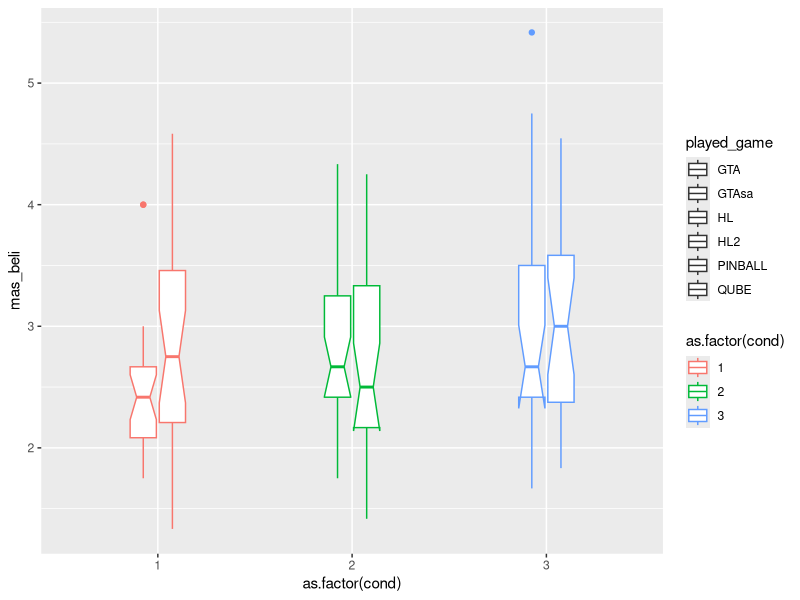
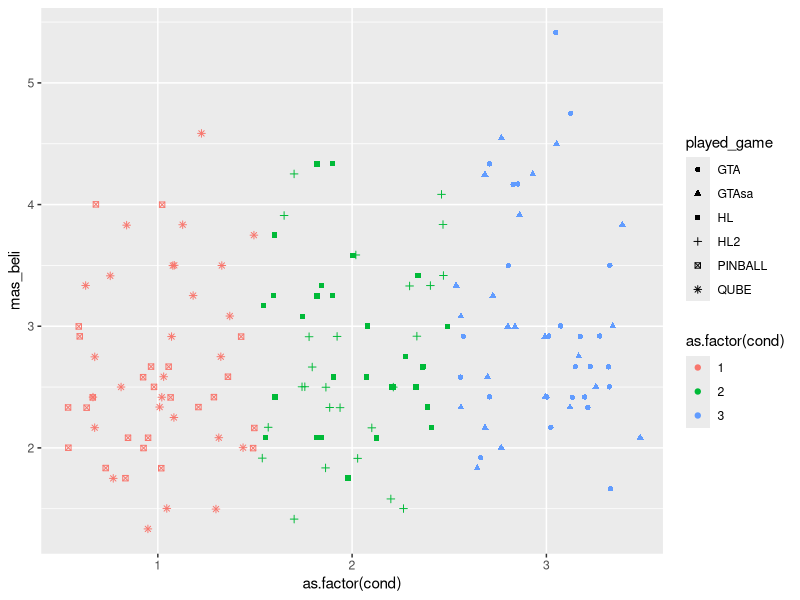
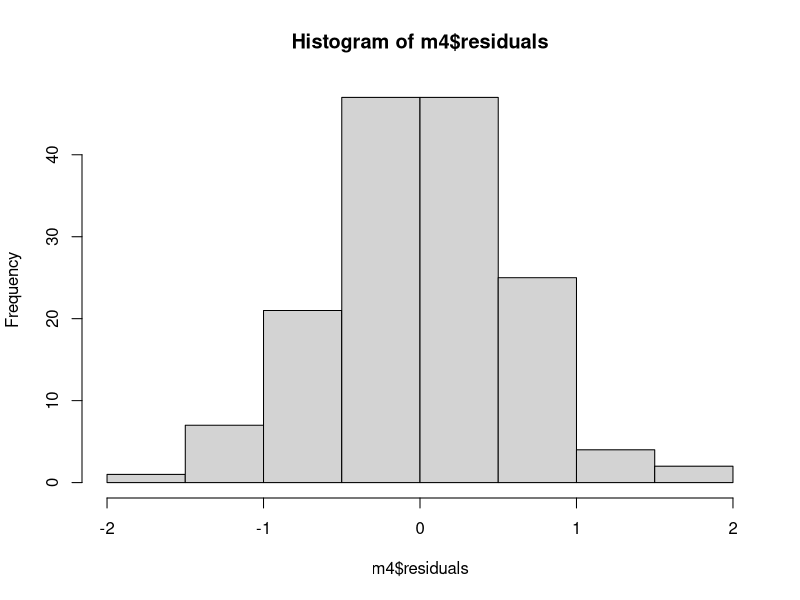
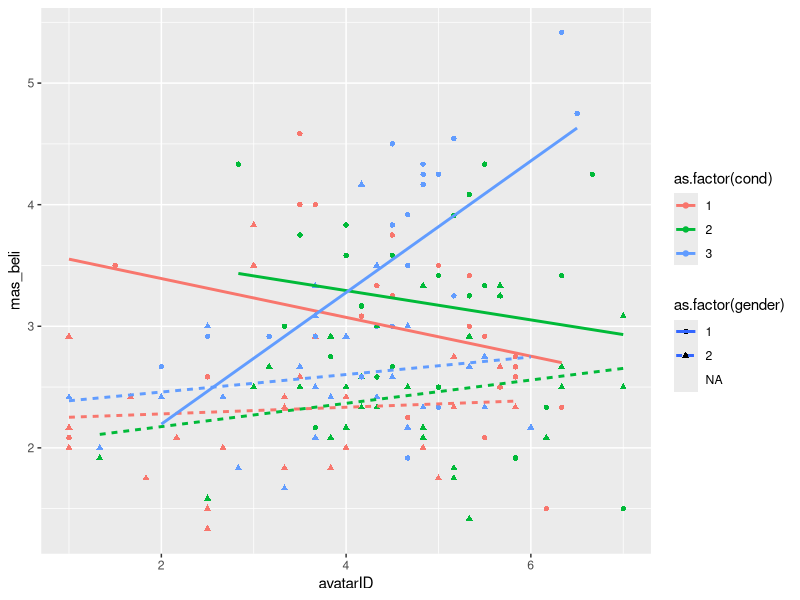
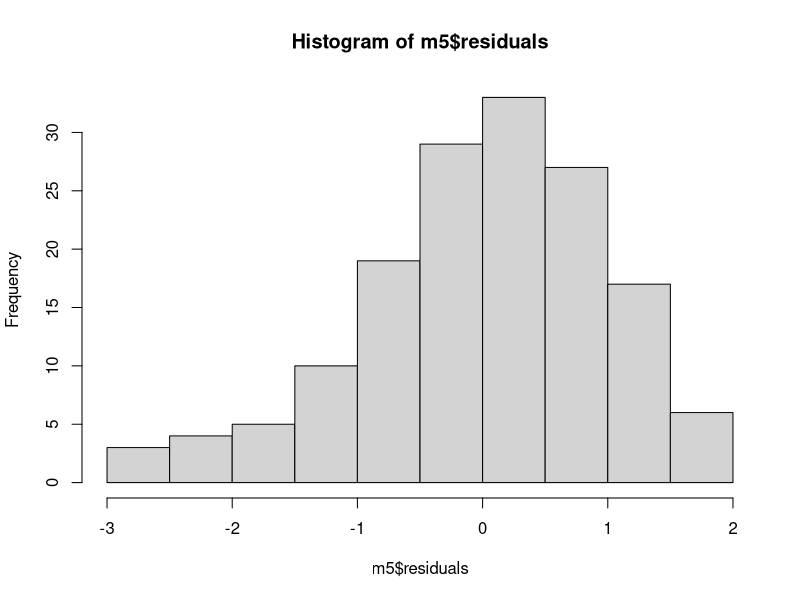
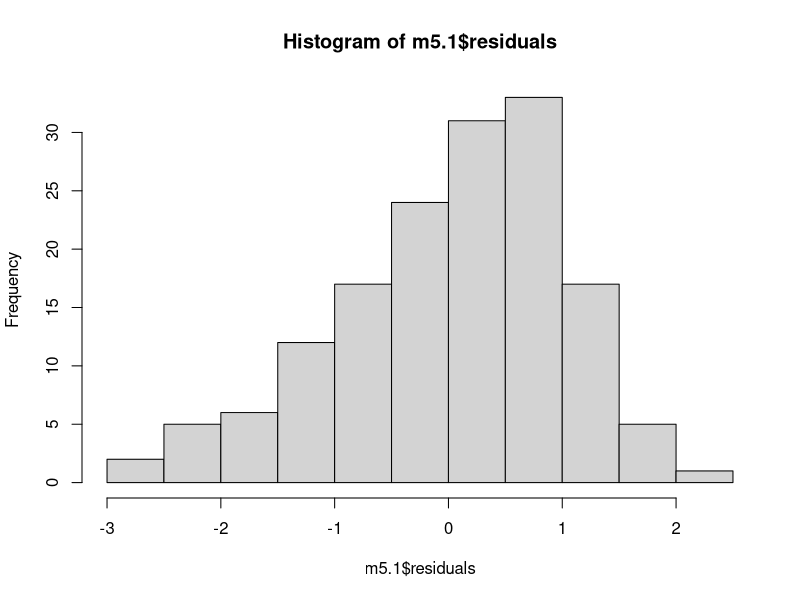
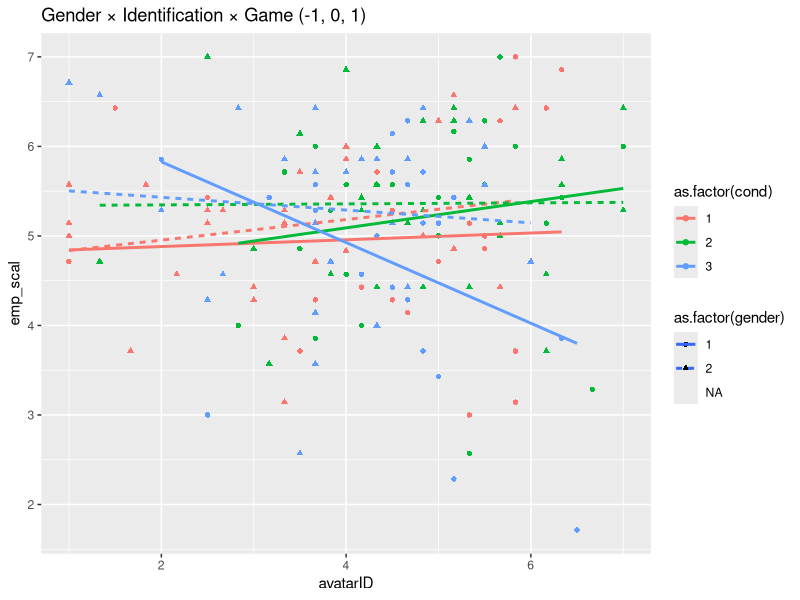
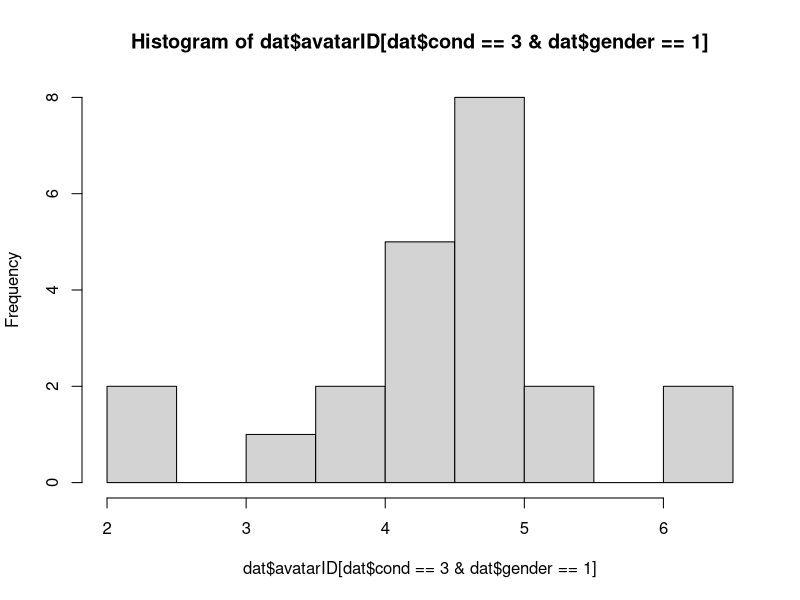

The R source for these figures, in order: (Note: this script raises an error after producing the figures.)
# re-analysis of Gabbiadini et al. 2016
library(psych)
library(dplyr)
library(magrittr)
library(ggplot2)
library(lavaan)
library(car)

dat = read.csv("data_set_PLOS.csv")
table(dat$played_game, dat$condition, useNA = 'always')
table(dat$played_game, dat$cond, useNA = 'always')

# Experimental assignment
dat %>% 
  select(played_game:cond) %>% 
  distinct

# Avatar identification
dat %>% 
  select(avatar_id_embodied_presence1:avatar_id_char_empathy4) %>% 
  glimpse

# Masculine beliefs
dat %>% 
  select(MRNI1_aggr:MRNI15_restremotionality) %>% 
  glimpse

# Do these really belong together -- "demonstrate physical prowess" v 
# "use any means to 'convince' a girl to have sex"
dat %>% 
  select(MRNI1_aggr:MRNI15_restremotionality) %>% 
  psych::alpha()
# I guess so.  

# Empathy for victim?
dat %>% 
  select(Empathy_comprensione:Empathy_disinteresseR) %>% 
  glimpse

# Game rating. Was there a Game_rating_involvement1?
dat %>% 
  select(game_rating_involvement2_eccitante:game_rating_involvement3_coinvolgente) %>% 
  glimpse


# Analysis ---
# Effects of game on empathy towards women -- zilch ----
# I'm guessing "emp_scal" is their outcome -- empathy towards female violence victim
dat %>% 
  select(Empathy_comprensione:Empathy_disinteresse) %>% 
  psych::alpha(check.keys = T)

dat %>% 
  select(Empathy_comprensione:Empathy_disinteresse, emp_scal) %>% 
  cor(use = "pairwise") %>% 
  round(3)

m1 = aov(emp_scal ~ as.factor(condition), data = dat)
summary(m1)
TukeyHSD(m1) 

m1.1 = lm(emp_scal ~ cond, data = dat)
summary(m1.1)

tapply(dat$emp_scal, dat$cond, mean, na.rm = T)

# Moderated by gender?
m1.2 = lm(emp_scal ~ condition * as.factor(gender), data = dat)
summary(m1.2)
Anova(m1.2, type = 3) # No

# Get means by gender
tapply(dat$emp_scal, INDEX = list(dat$condition, dat$gender), FUN = mean, na.rm = T)
aov(emp_scal ~ condition, data = dat[dat$gender == 1,]) %>% TukeyHSD()
# No differences even among men

# Effects of game on masculine beliefs ----
# ANOVA
m2 = aov(mas_beli ~ condition, data = dat)
summary(m2)
TukeyHSD(m2) # GTA differs from nonviolent, p = .03

# Linear contrast
m2.1 = lm(mas_beli ~ cond, data = dat)
summary(m2.1)

ggplot(dat, aes(x = as.factor(cond), y = mas_beli, 
                col = as.factor(cond), shape = played_game)) +
  geom_boxplot(width = .3, notch = T)

ggplot(dat, aes(x = as.factor(cond), y = mas_beli, 
                col = as.factor(cond), shape = played_game)) +
  geom_point(position = position_jitter(width = .5))

# Identification with game character ----
# Greatest identification in half-life
m3 = aov(avatarID ~ condition, data = dat)
summary(m3)
TukeyHSD(m3) # HL is greater than GTA, greater than Qube/pinball

# compare to total scale
m3.1 = aov(avatar_id ~ condition, data = dat)
summary(m3.1)
TukeyHSD(m3.1) # HL is greater than GTA, greater than Qube/pinball

# Our predicted 3-way interaction between game, gender, and identification ---
m4 = lm(mas_beli ~ condition*as.factor(gender)*avatarID, data = dat)
summary(m4)
hist(m4$residuals)

ggplot(dat, aes(x = avatarID, y = mas_beli, col = as.factor(cond), 
                lty = as.factor(gender), shape = as.factor(gender))) +
  geom_point() + 
  geom_smooth(method = "lm", se = F)

# Does that 3-way interaction generalize to the primary outcome? ---
m5 = lm(emp_scal ~ as.factor(cond)*as.factor(gender)*avatarID, data = dat)
summary(m5) # No it does not
hist(m5$residuals)
Anova(m5, type = 3)

# Ordinal code?
m5.1 = lm(emp_scal ~ cond*as.factor(gender)*avatarID, data = dat)
summary(m5.1) # Still the answer is no
hist(m5.1$residuals)
Anova(m5.1, type = 3)

ggplot(dat, aes(x = avatarID, y = emp_scal, col = as.factor(cond), 
                lty = as.factor(gender), shape = as.factor(gender))) +
  geom_point() + 
  geom_smooth(method = 'lm', se = F) +
  ggtitle("Gender × Identification × Game (-1, 0, 1)")

# Kinda? But not significantly so.

# So just how many highly-identified violent male gamers are there?
hist(dat$avatarID[dat$cond == 3 & dat$gender == 1], breaks = 7)
sum(dat$avatarID[dat$cond == 3 & dat$gender == 1] > 4) # about 17
length(dat$avatarID[dat$cond == 3 & dat$gender == 1]) # out of 22

ggplot(dat, aes(x = mas_beli, y = emp_scal, col = as.factor(gender))) +
  geom_point() +
  geom_smooth(method = "lm")

# Were these two factors correlated in the control group? Yeah
dat %>% 
  filter(cond == 1) %>% 
  select(gender, mas_beli, emp_scal) %>% 
  cor(use = 'pairwise') %>% 
  round(3)

dat %>% 
  filter(cond == 1) %>% 
  ggplot(aes(x = mas_beli, y = emp_scal, col = as.factor(gender))) +
  geom_point() + 
  geom_smooth(method = "lm")

# Not sure if I'm contrast-coding this correctly
model.check = lm(emp_scal ~ mas_beli * C(as.factor(gender), "contr.treatment"), data = dat, subset = cond == 1)
summary(model.check)

# SEM ----
modelSEM = {
  "emp_scal ~ mas_beli
  mas_beli ~ cond101 + gend_con + avatad_IDcent +
              gender_codxcond101 + avatad_IDcentxgendercod + avatad_IDcentxcond101 +
              avatad_IDcentxgendercodxcond101"
}

model.sem = sem(modelSEM, data = dat)
summary(model.sem)



# How many have avatar_id > 4.29?
dat %>% 
  filter(condition == "GTA", gender == 1) %>% 
  select(avatarID)

dat %>% 
  filter(condition == "GTA", gender == 1) %>% 
  with(., hist(avatarID))

dat %>% 
  filter(condition == "GTA", gender == 1) %>% 
  with(., hist(avatarID, breaks = c(2, 3, 4, 4.2583, 5, 6, 7), freq = T))
abline(v = 4.2583, col = "red", lwd = 2)

dat %>% 
  filter(condition == "GTA", gender == 1) %>% 
  with(., table(avatarID > 4.2583))
  
# Why are avatar_id and avatarID different?
with(dat, plot(avatarID, avatar_id))

# avatarID seems to be the one used in the process model
with(dat, plot(avatarID, avatad_IDcent))

# Why do avatarID and avatar_id differ?
# AvatarID is just the "embodied presence" subscale of the identification measure
# Embodied presence subscale:
dat %>% 
  select(avatar_id_embodied_presence1:avatar_id_embodied_presence6) %>% 
  apply(1, FUN = mean) %T>% 
  plot(x = ., y = dat$avatarID, 
       main = "avatarID is embodied presence subscale",
       xlab = "subscale mean") %>%
  plot(x = ., y = dat$avatar_id,
       main = "avatar_id is not embodied presence subscale",
       xlab = "subscale mean") 

# Total measure mean:
dat %>% 
  select(avatar_id_embodied_presence1:avatar_id_char_empathy4) %>% 
  apply(1, FUN = mean) %T>% 
  plot(x = ., y = dat$avatarID, 
       main = "avatarID is not total measure mean",
       xlab = "Total measure mean") %>% 
  plot(x = ., y = dat$avatar_id, 
       main = "avatar_id is the total measure mean",
       xlab = "Total measure mean")  

# Are the means in table 2 avatarID or avatar_id?
tapply(dat$avatarID, dat$condition, FUN = mean) # matches
tapply(dat$avatar_id, dat$condition, FUN = mean) # does not match



# How about in GLM?
fit.x = lm(emp_scal ~ condition * as.factor(gend_con) * avatar_id, data = dat) 
summary(fit.x)

# Looking at models & plots within critical subset -----
# The critical region? Males w/ ID > 4.258
dat.crit = dat %>% 
  filter(avatarID > 4.2583, gend_con == 1) 

# Null results in total-sample GLM
m = lm(emp_scal ~ cond101*as.factor(gend_con)*avatarID, data = dat)
summary(m); Anova(m, type = 3)
# Null main effect in critical subsample GLM
m.crit = lm(emp_scal ~ cond101, data = dat.crit)
summary(m.crit); hist(m.crit$residuals)
# Significant interaction in critical subsample GLM
m.crit2 = lm(emp_scal ~ cond101*avatarID, data = dat.crit)
summary(m.crit2); hist(m.crit2$residuals)

# All subjects
ggplot(dat, aes(x = condition, y = emp_scal)) +
  geom_violin() +
  geom_boxplot(width = .2, notch = T) +
  ggtitle("All subjects")

# All males
dat %>% 
  filter(gend_con == 1) %>% 
  ggplot(aes(x = condition, y = emp_scal)) +
  geom_violin() +
  geom_boxplot(width = .2, notch = T) +
  ggtitle("All males")

# Critical region
ggplot(dat.crit, aes(x = condition, y = emp_scal)) +
  geom_violin() +
  geom_boxplot(width = .2, notch = T) +
  #geom_point(alpha = .25) +
  ggtitle("Only the Highly-Identified Males")

# Regression lines
ggplot(dat, aes(x = avatarID, y = emp_scal, col = condition, lty = as.factor(gend_con))) +
  geom_point() +
  geom_smooth(method = 'lm', se = F) +
  ggtitle("3-Way interaction among all subjects")

dat %>% 
  filter(gend_con == 1, avatarID > 4.25) %>% 
  ggplot(aes(x = avatarID, y = emp_scal, col = condition)) +
  geom_point() +
  geom_smooth(method = 'lm') +
  geom_point(data = dat, 
             aes(x = avatarID, y = emp_scal, col = condition), 
             alpha = .15) +
  ggtitle("Regression within only highly-identified males")

dat = dat %>% 
  mutate(crit_code = ifelse(dat$gend_con == 1 & dat$avatarID > 4.2583 & dat$condition == "GTA", "Yes", "No"))

ggplot(dat, aes(x = avatarID, y = emp_scal, col = crit_code)) +
  geom_point() +
  geom_smooth(method = "lm") +
  ggtitle("Empathy as function of critical combo")

ggplot(dat, aes(x = crit_code, y = emp_scal, col = crit_code)) +
  geom_violin() +
  geom_boxplot(width = .25, notch = T)
